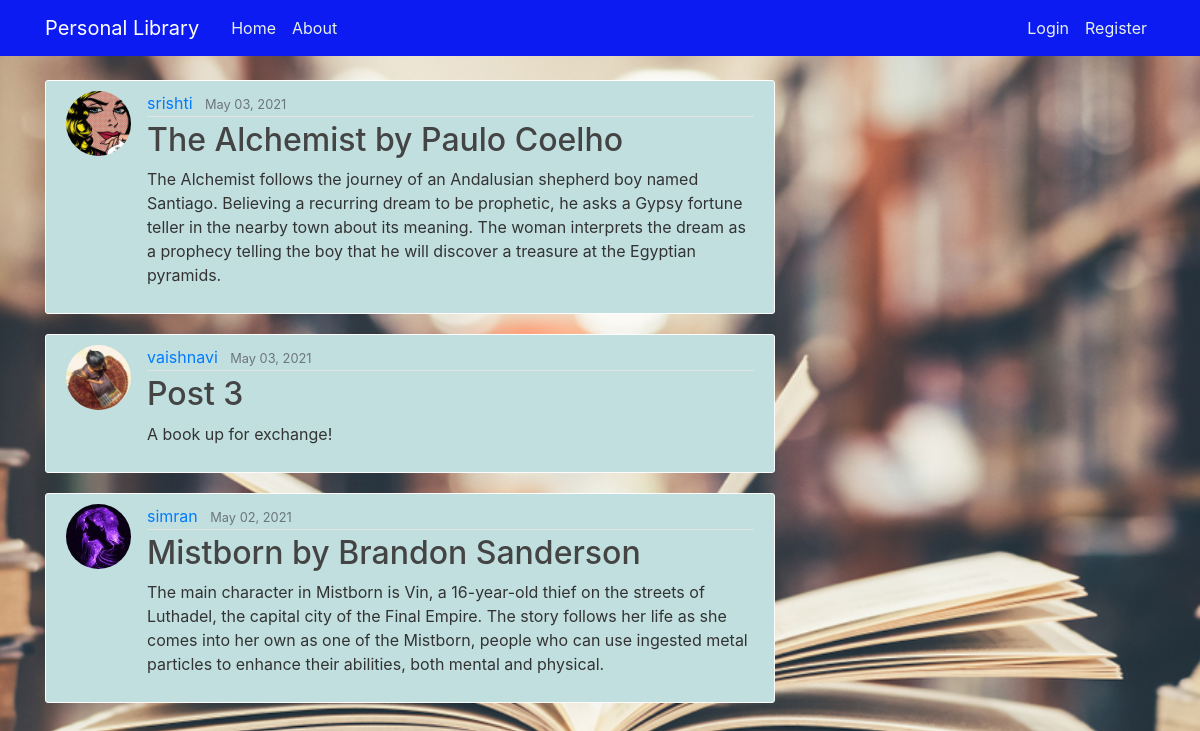
/, run on an earlier commit of the app's database.
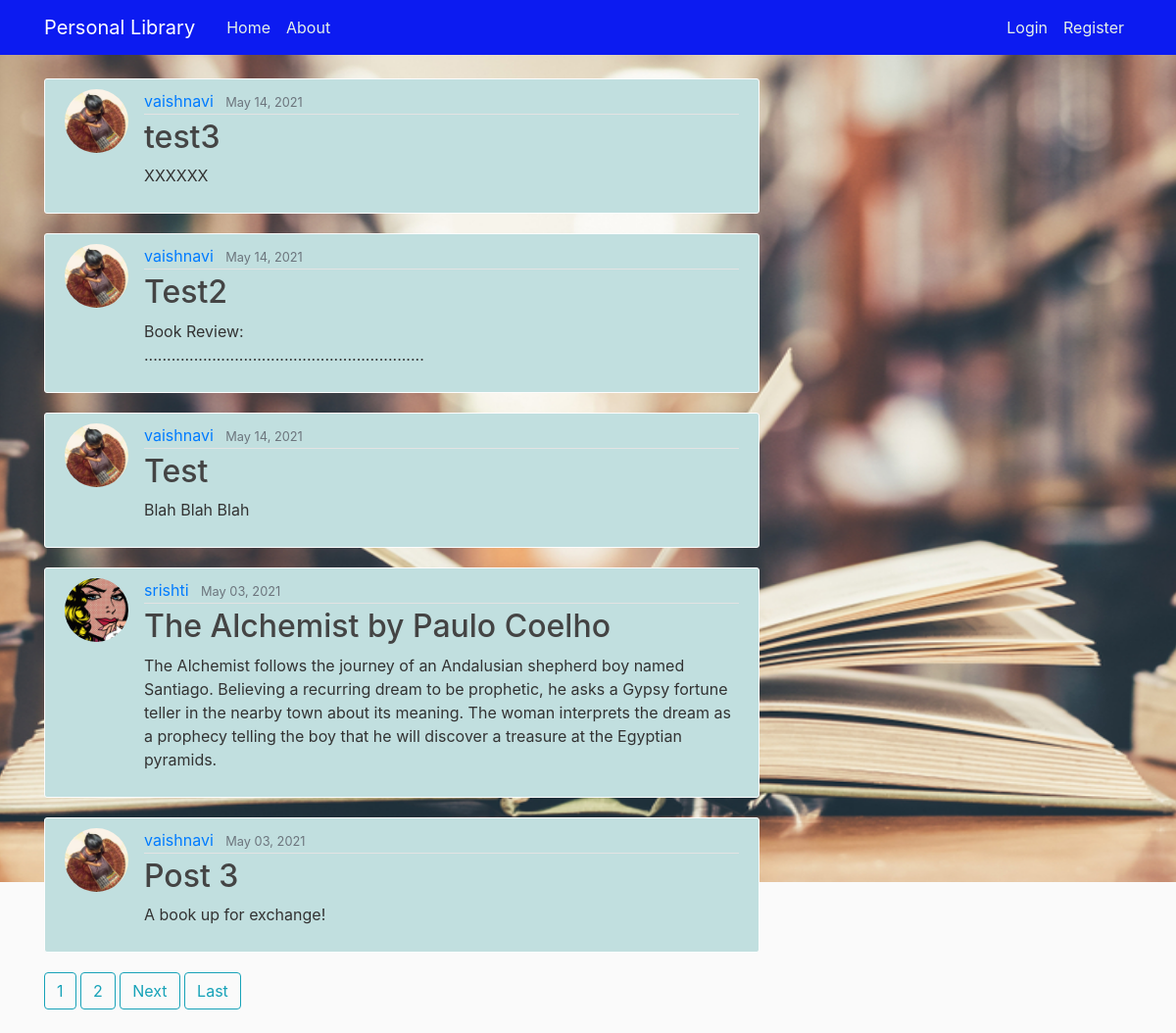
And on a later commit of the database.
### library/models.py (models this page shows, shortened)
class Post(models.Model):
    title = models.CharField(max_length=100, help_text="Please enter the NAME of the book and its AUTHOR!")
    content = models.TextField(max_length=1000, help_text="Enter a SUMMARY for the book!")
    date_posted = models.DateTimeField(default=timezone.now)
    author = models.ForeignKey(User, on_delete=models.CASCADE)
    book_img = models.ImageField(default='default_book.jpg', upload_to='book_images')

### users/models.py (models this page shows, shortened)
class Profile(models.Model):
    user = models.OneToOneField(User, on_delete=models.CASCADE)
    image = models.ImageField(default='default.jpg',upload_to='profile_pics')

### library/views.py (the view)
# urls.py: path('', PostListView.as_view(), name='library-home'),
class PostListView(ListView):
    model=Post
    template_name = 'library/home.html'
    context_object_name = 'posts'
    ordering = ['-date_posted']
    paginate_by = 5

### library/templates/library/home.html (shortened to what this page needs)
{% extends "library/base.html" %}
{% block content %}
    {% for post in posts %}
        <article class="media content-section">
          <img class="rounded-circle article-img" src="{{ post.author.profile.image.url }}">
          <div class="media-body">
            <div class="article-metadata">
              <a class="mr-2" href="{% url 'user-posts' post.author.username %}">{{ post.author }}</a>
              <small class="text-muted">{{ post.date_posted|date:"F d, Y"}}</small>
            </div>
            <h2><a class="article-title" href="{% url 'post-detail' post.id %}">{{ post.title }}</a></h2>
            <p class="article-content">{{ post.content }}</p>
          </div>
        </article>
    {% endfor %}
    {% if is_paginated %}
      {% for num in page_obj.paginator.page_range %}
        {% if page_obj.number == num %}
          <a href="?page={{ num }}" class="btn btn-outline-info mb-4">{{ num }}</a>
        {% elif num > page_obj.number|add:'-3' and num < page_obj.number|add:'3' %}
          <a href="?page={{ num }}" class="btn btn-outline-info mb-4">{{ num }}</a>
        {% endif %}
      {% endfor %}
      {% if page_obj.has_next %}
        <a href="?page={{ page_obj.next_page_number }}" class="btn btn-outline-info mb-4">Next</a>
        <a href="?page={{ page_obj.paginator.num_pages}}" class="btn btn-outline-info mb-4">Last</a>
      {% endif %}
    {% endif %}
{% endblock content %}

What changed in the data, as far as the page shows it:
no longer on this page (row unchanged): Post: author.profile.image (picture), author "simran", date_posted "May 02, 2021", title "Mistborn by Brandon Sanderson", content "The main character in Mistborn is Vin, a 16-year-old thief on the streets of Luthadel, the capital city of the Final Empire. The story follows her life as she comes into her own as one of the Mistborn, people who can use ingested metal particles to enhance their abilities, both mental and physical."
added Post: author.profile.image (picture), author "vaishnavi", date_posted "May 14, 2021", title "test3", content "XXXXXX"
added Post: author.profile.image (picture), author "vaishnavi", date_posted "May 14, 2021", title "Test2", content "Book Review: .............................................................."
added Post: author.profile.image (picture), author "vaishnavi", date_posted "May 14, 2021", title "Test", content "Blah Blah Blah"
Also different on the page:
new list line: "1"
new list line: "2"
text now shown: "Next Last"
